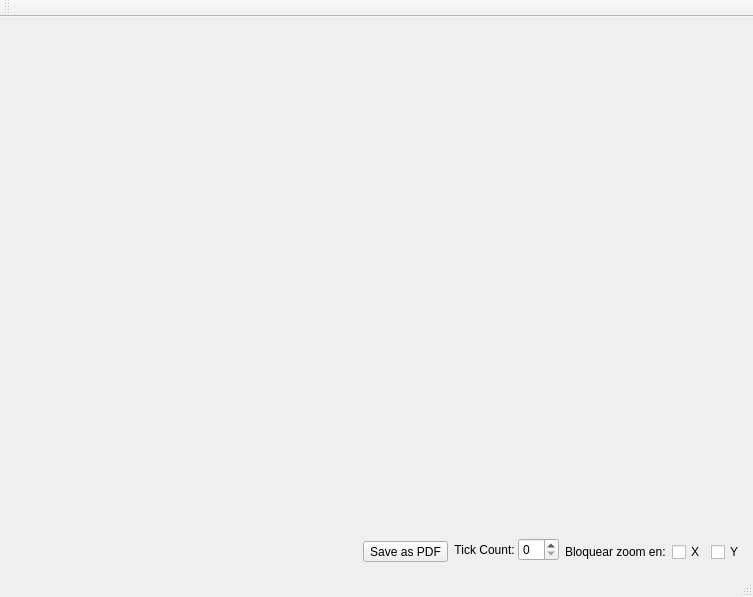
<?xml version="1.0" encoding="UTF-8"?>
<ui version="4.0">
 <class>End2EndPlotWindow</class>
 <widget class="QMainWindow" name="End2EndPlotWindow">
  <property name="geometry">
   <rect>
    <x>0</x>
    <y>0</y>
    <width>753</width>
    <height>597</height>
   </rect>
  </property>
  <property name="windowTitle">
   <string>MainWindow</string>
  </property>
  <widget class="QWidget" name="centralwidget">
   <layout class="QGridLayout" name="gridLayout_2">
    <item row="0" column="0">
     <layout class="QGridLayout" name="gridLayout" rowstretch="2,0,0">
      <property name="sizeConstraint">
       <enum>QLayout::SetMaximumSize</enum>
      </property>
      <item row="1" column="1" rowspan="2" colspan="2">
       <spacer name="horizontalSpacer_2">
        <property name="orientation">
         <enum>Qt::Horizontal</enum>
        </property>
        <property name="sizeHint" stdset="0">
         <size>
          <width>378</width>
          <height>28</height>
         </size>
        </property>
       </spacer>
      </item>
      <item row="1" column="4" rowspan="2" colspan="2">
       <layout class="QFormLayout" name="formLayout">
        <property name="horizontalSpacing">
         <number>0</number>
        </property>
        <property name="verticalSpacing">
         <number>0</number>
        </property>
        <item row="1" column="0">
         <widget class="QLabel" name="label">
          <property name="text">
           <string>Tick Count: </string>
          </property>
          <property name="alignment">
           <set>Qt::AlignRight|Qt::AlignTrailing|Qt::AlignVCenter</set>
          </property>
         </widget>
        </item>
        <item row="1" column="1">
         <widget class="QSpinBox" name="tickStepSpinBox">
          <property name="maximumSize">
           <size>
            <width>87</width>
            <height>16777215</height>
           </size>
          </property>
          <property name="singleStep">
           <number>4</number>
          </property>
         </widget>
        </item>
       </layout>
      </item>
      <item row="0" column="1" colspan="7">
       <widget class="QCustomPlot" name="plotWidget" native="true">
        <property name="sizePolicy">
         <sizepolicy hsizetype="Preferred" vsizetype="Preferred">
          <horstretch>0</horstretch>
          <verstretch>0</verstretch>
         </sizepolicy>
        </property>
        <property name="minimumSize">
         <size>
          <width>40</width>
          <height>34</height>
         </size>
        </property>
       </widget>
      </item>
      <item row="1" column="6" rowspan="2" colspan="2">
       <layout class="QHBoxLayout" name="horizontalLayout">
        <item>
         <widget class="QLabel" name="label_2">
          <property name="text">
           <string>Bloquear zoom en:</string>
          </property>
         </widget>
        </item>
        <item>
         <widget class="QCheckBox" name="blockXToggle">
          <property name="text">
           <string>X</string>
          </property>
         </widget>
        </item>
        <item>
         <widget class="QCheckBox" name="blockYToggle">
          <property name="text">
           <string>Y</string>
          </property>
         </widget>
        </item>
       </layout>
      </item>
      <item row="1" column="3" rowspan="2">
       <widget class="QToolButton" name="saveAsPDFButton">
        <property name="text">
         <string>Save as PDF</string>
        </property>
       </widget>
      </item>
     </layout>
    </item>
   </layout>
  </widget>
  <widget class="QMenuBar" name="menubar">
   <property name="geometry">
    <rect>
     <x>0</x>
     <y>0</y>
     <width>753</width>
     <height>22</height>
    </rect>
   </property>
  </widget>
  <widget class="QStatusBar" name="statusbar"/>
  <widget class="QToolBar" name="toolBar">
   <property name="windowTitle">
    <string>toolBar</string>
   </property>
   <attribute name="toolBarArea">
    <enum>TopToolBarArea</enum>
   </attribute>
   <attribute name="toolBarBreak">
    <bool>false</bool>
   </attribute>
  </widget>
 </widget>
 <customwidgets>
  <customwidget>
   <class>QCustomPlot</class>
   <extends>QWidget</extends>
   <header>qcustomplot.h</header>
   <container>1</container>
  </customwidget>
 </customwidgets>
 <resources/>
 <connections/>
</ui>
